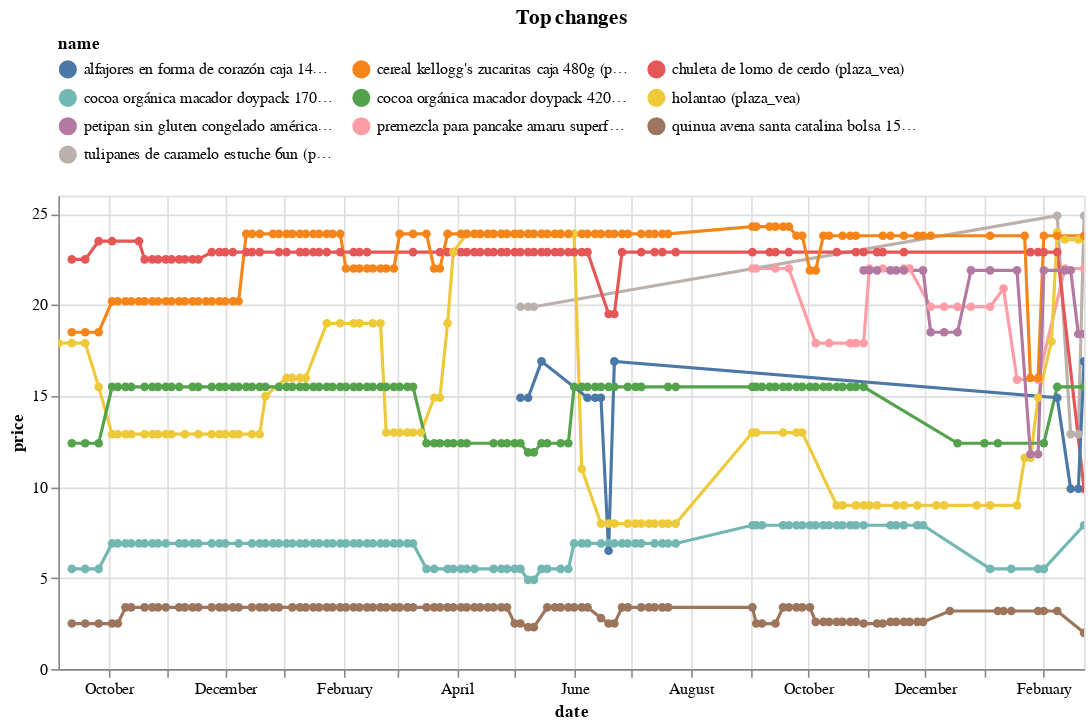

The code cell stored with this chart in its notebook:
### Code cell
top_changes.head(10).pipe(plot_changes, 'Top changes')

### Figure 1 — Vega-Lite specification as saved in the notebook (floating-point values rounded to 4 significant figures; data arrays with more than 128 entries replaced by an {"elided": "..."} marker saying what was removed)
{"config": {"view": {"continuousWidth": 300, "continuousHeight": 300}, "legend": {"columns": 3, "orient": "top"}}, "data": {"name": "data-ee755348eda1cc93813c92e470d21c6e"}, "mark": {"type": "line", "point": true}, "encoding": {"color": {"field": "name", "scale": {"domain": ["alfajores en forma de corazón caja 14un (plaza_vea)", "cereal kellogg's zucaritas caja 480g (plaza_vea)", "chuleta de lomo de cerdo (plaza_vea)", "cocoa orgánica macador doypack 170g (plaza_vea)", "cocoa orgánica macador doypack 420g (plaza_vea)", "holantao (plaza_vea)", "petipan sin gluten congelado américa orgánica bolsa 8un (plaza_vea)", "premezcla para pancake amaru superfoods mix clásica caja 350g (plaza_vea)", "quinua avena santa catalina bolsa 150g (plaza_vea)", "tulipanes de caramelo estuche 6un (plaza_vea)"]}, "type": "nominal"}, "tooltip": [{"field": "name", "type": "nominal"}, {"field": "price", "type": "quantitative"}, {"field": "last_price", "type": "quantitative"}], "x": {"field": "date", "type": "temporal"}, "y": {"field": "price", "type": "quantitative"}}, "params": [{"name": "param_1", "select": {"type": "point", "fields": ["name"]}, "bind": "legend"}, {"name": "param_2", "select": {"type": "interval", "encodings": ["x", "y"]}, "bind": "scales"}], "title": "Top changes", "transform": [{"filter": {"param": "param_1"}}], "width": 650, "$schema": "https://vega.github.io/schema/vega-lite/v5.16.3.json", "datasets": {"data-ee755348eda1cc93813c92e470d21c6e": {"elided": "661 records"}}}
